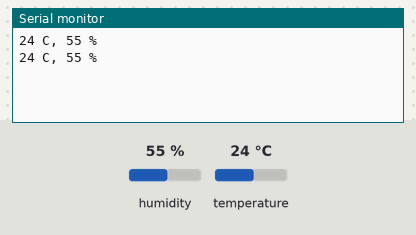
A sketch run on a simulated Arduino Uno, built with avr-gcc and run on an emulated ATmega328P. Parts: the last lines printed to the serial monitor. The inputs (shaded band) are chosen by the test bench; at power-on: humidity 55 %, temperature 24 °C.

Above: at 2.3 s.
2.4 s: humidity set to 22 %
At 4.2 s:
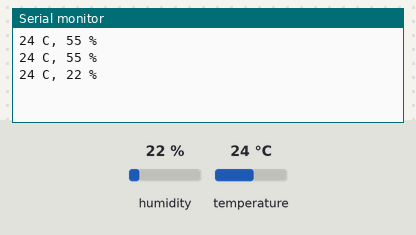
4.5 s: temperature set to 12 °C
At 5.1 s:
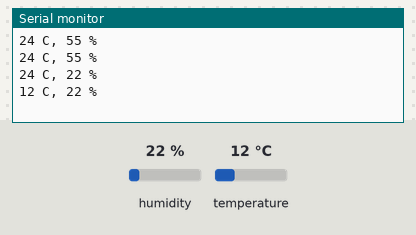
6.6 s: humidity set to 40 %
At 8.9 s:
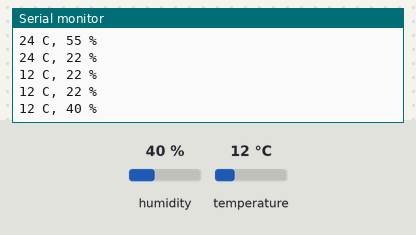
Timing chart, 0 to 10.4 s (numbered marks = the images above; inputs shaded):
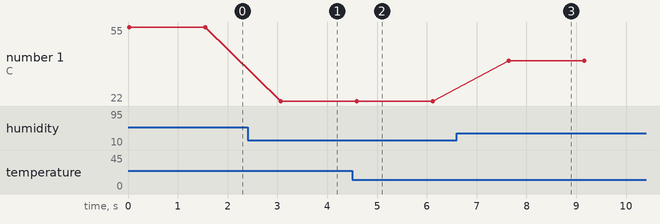

Measured:
- after the input at 2.4 s, the serial monitor: prints a new line after 0.67 s (image 1)
- after the input at 4.5 s, the serial monitor: prints a new line after 0.09 s (image 2)
- after the input at 6.6 s, the serial monitor: prints a new line after 1.0 s (image 3)
- plotted number 1: 55 → 22 after the input at 2.4 s, 22 → 40 after the input at 6.6 s

The sketch:

dht11.ino
```cpp
// Module 5 — Surveillance Kit: DHT11 temperature and humidity.
// DHT11 module: + -> 5V, - -> GND, S -> pin 2.
// Requires the SimpleDHT library (Library Manager).
#include <SimpleDHT.h>

const int dhtPin = 2;
SimpleDHT11 dht11(dhtPin);

void setup() {
  Serial.begin(9600);
}

void loop() {
  byte temperature = 0;
  byte humidity = 0;
  int err = dht11.read(&temperature, &humidity, NULL);
  if (err == SimpleDHTErrSuccess) {
    Serial.print((int)temperature);
    Serial.print(" C, ");
    Serial.print((int)humidity);
    Serial.println(" %");
  } else {
    Serial.println("DHT11 read failed");
  }
  delay(1500);  // DHT11 only updates about once a second
}
```
